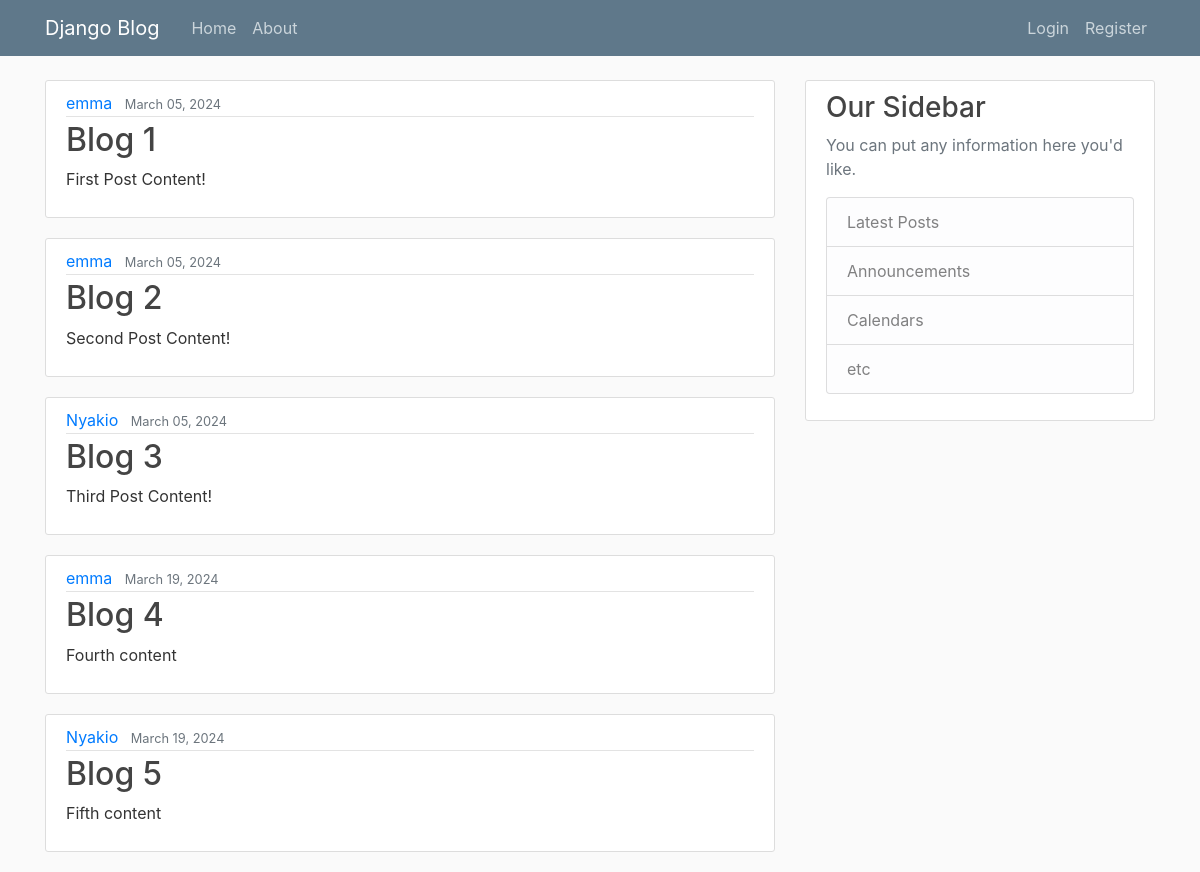
The page / on the database its author committed.
### blog/models.py (models this page shows, shortened)
class Post(models.Model):
    title = models.CharField(max_length=100)
    content = models.TextField()
    date_posted = models.DateTimeField(default=timezone.now)
    author = models.ForeignKey(User, on_delete=models.CASCADE)

### blog/views.py (the view)
# urls.py: path('', views.home, name='blog-home'),
def home(request):
    context = {
        'posts': Post.objects.all()
    }
    return render(request, 'blog/home.html', context)

### blog/templates/blog/home.html
{% extends "blog/base.html" %}
{% block content %}
    {% for post in posts %}
    <article class="media content-section">
        <div class="media-body">
          <div class="article-metadata">
            <a class="mr-2" href="#">{{ post.author }}</a>
            <small class="text-muted">{{ post.date_posted|date:"F d, Y" }}</small>
          </div>
          <h2><a class="article-title" href="#">{{ post.title }}</a></h2>
          <p class="article-content">{{ post.content }}</p>
        </div>
      </article>
    {% endfor %}
{% endblock content %}

### blog/static/blog/main.css (style rules this page uses)
body { background: #fafafa; color: #333333; margin-top: 5rem; }
h1, h2, h3, h4, h5, h6 { color: #444444; }
.content-section { background: #ffffff; padding: 10px 20px; border: 1px solid #dddddd; border-radius: 3px; margin-bottom: 20px; }
.article-title { color: #444444; }
.article-content { white-space: pre-line; }
.article-metadata { padding-bottom: 1px; margin-bottom: 4px; border-bottom: 1px solid #e3e3e3 }

### rows shown on the page
Post: author "emma", date_posted "March 05, 2024", title "Blog 1", content "First Post Content!"
Post: author "emma", date_posted "March 05, 2024", title "Blog 2", content "Second Post Content!"
Post: author "Nyakio", date_posted "March 05, 2024", title "Blog 3", content "Third Post Content!"
Post: author "emma", date_posted "March 19, 2024", title "Blog 4", content "Fourth content"
Post: author "Nyakio", date_posted "March 19, 2024", title "Blog 5", content "Fifth content"
